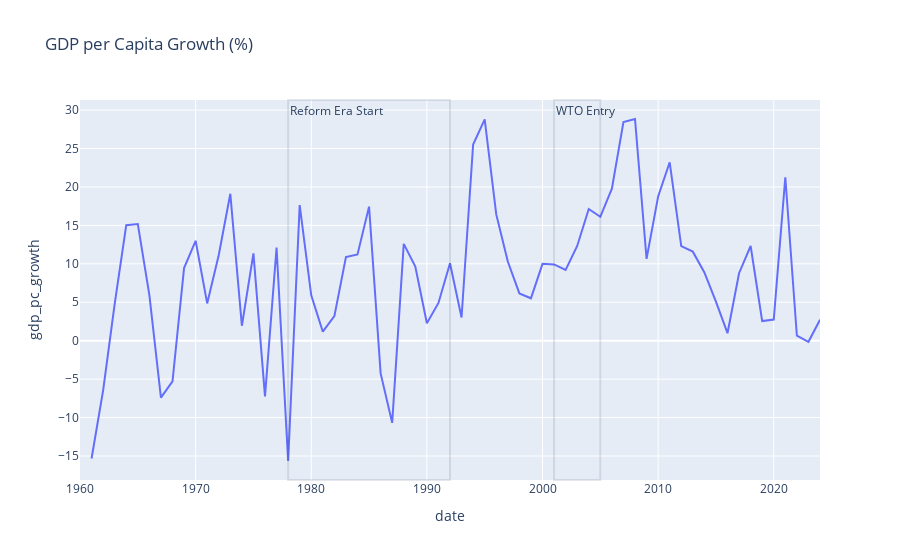

The code cell stored with this chart in its notebook:
### Code cell
reform_plot(china_df, "gdp_pc_growth", "GDP per Capita Growth (%)",
            periods = ["Reform Era Start", "WTO Entry"])

### Figure 1 — Plotly figure (JSON) as saved in the notebook; plotly's stock layout.template omitted (floating-point values rounded to 4 significant figures)
{"data": [{"hovertemplate": "date=%{x}<br>gdp_pc_growth=%{y}<extra></extra>", "legendgroup": "", "line": {"color": "#636efa", "dash": "solid"}, "marker": {"symbol": "circle"}, "mode": "lines", "name": "", "orientation": "v", "showlegend": false, "type": "scatter", "x": [1960, 1961, 1962, 1963, 1964, 1965, 1966, 1967, 1968, 1969, 1970, 1971, 1972, 1973, 1974, 1975, 1976, 1977, 1978, 1979, 1980, 1981, 1982, 1983, 1984, 1985, 1986, 1987, 1988, 1989, 1990, 1991, 1992, 1993, 1994, 1995, 1996, 1997, 1998, 1999, 2000, 2001, 2002, 2003, 2004, 2005, 2006, 2007, 2008, 2009, 2010, 2011, 2012, 2013, 2014, 2015, 2016, 2017, 2018, 2019, 2020, 2021, 2022, 2023, 2024], "xaxis": "x", "y": [NaN, -15.33, -6.455, 4.794, 15.03, 15.18, 5.917, -7.411, -5.287, 9.452, 13.0, 4.849, 11.15, 19.11, 1.947, 11.36, -7.245, 12.1, -15.65, 17.64, 5.895, 1.166, 3.19, 10.87, 11.21, 17.44, -4.258, -10.69, 12.59, 9.649, 2.271, 4.906, 10.08, 3.022, 25.53, 28.8, 16.43, 10.29, 6.146, 5.514, 9.993, 9.926, 9.213, 12.33, 17.14, 16.12, 19.78, 28.44, 28.84, 10.64, 18.75, 23.21, 12.3, 11.58, 8.871, 5.067, 0.9729, 8.78, 12.32, 2.551, 2.751, 21.27, 0.6454, -0.1498, 2.718], "yaxis": "y"}], "layout": {"annotations": [{"showarrow": false, "text": "Reform Era Start", "x": 1978, "xanchor": "left", "xref": "x", "y": 1, "yanchor": "top", "yref": "y domain"}, {"showarrow": false, "text": "WTO Entry", "x": 2001, "xanchor": "left", "xref": "x", "y": 1, "yanchor": "top", "yref": "y domain"}], "legend": {"tracegroupgap": 0}, "shapes": [{"opacity": 0.12, "type": "rect", "x0": 1978, "x1": 1992, "xref": "x", "y0": 0, "y1": 1, "yref": "y domain"}, {"opacity": 0.12, "type": "rect", "x0": 2001, "x1": 2005, "xref": "x", "y0": 0, "y1": 1, "yref": "y domain"}], "title": {"text": "GDP per Capita Growth (%)"}, "xaxis": {"anchor": "y", "domain": [0, 1], "title": {"text": "date"}}, "yaxis": {"anchor": "x", "domain": [0, 1], "title": {"text": "gdp_pc_growth"}}}}
